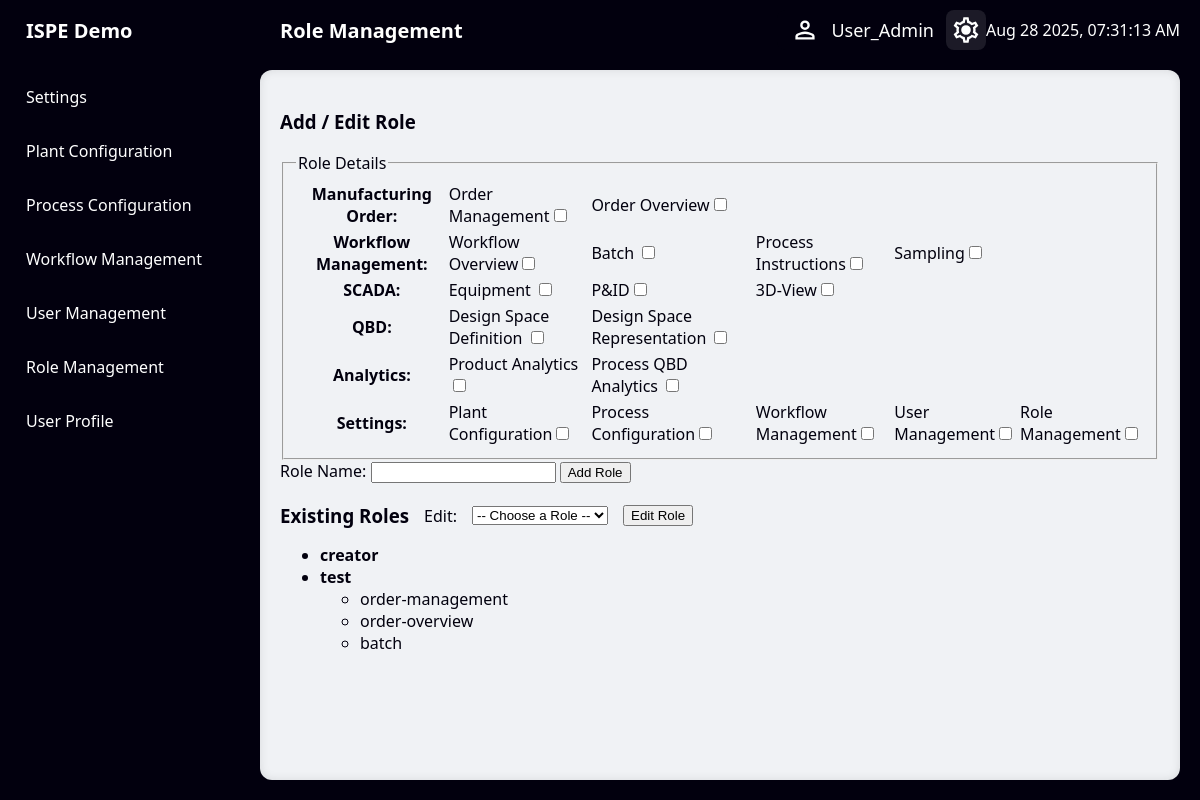
Page /role-management (signed in) on the committed database.
### models.py (models this page shows, shortened)
class User(UserMixin, db.Model):
    __tablename__ = 'users'
    uid = db.Column(db.Integer, primary_key=True)
    username = db.Column(db.String, nullable=False, unique = True)
    password = db.Column(db.String, nullable=False)
    roles = db.relationship('Role', secondary='user_roles', back_populates='users')

class Role(db.Model):
    __tablename__ = 'roles'
    id = db.Column(db.Integer, primary_key=True)
    name = db.Column(db.String, unique=True, nullable=False)
    users = db.relationship('User', secondary='user_roles', back_populates='roles')
    permissions = db.relationship('Permission', secondary='role_permissions', back_populates='roles')

class Permission(db.Model):
    __tablename__ = 'permissions'
    id = db.Column(db.Integer, primary_key=True)
    key = db.Column(db.String, unique=True, nullable=False)
    roles = db.relationship('Role', secondary='role_permissions', back_populates='permissions')

### app.py (the view)
    @app.route('/role-management')
    def role_management():
        roles = Role.query.options(db.joinedload(Role.permissions)).all()
        return render_template('role-management.html', roles=roles)

### timeout.py (called while the page is built, shortened)
def register_timeout_hook(app):
    @app.before_request
    def check_inactivity():
        if current_user.is_authenticated:
            now = datetime.utcnow()
            last_activity = session.get('last_activity')
            session['last_activity'] = now.isoformat()

### templates/role-management.html (shortened to what this page needs)
{% extends "basesettings.html" %}
{% block header_title %}Role Management{% endblock %}
{% block content %}
<div class="role-management-container">
    <div id="role-modal" class="modal">
        <div class="modal-content">
            <h3>Add / Edit Role</h3>
            <form id="role-form">
                <fieldset>
                    <legend>Role Details</legend>
                    <table>
                        <tr>
                            <th>Manufacturing Order:</th>
                            <td>Order Management<input type="checkbox" id="order-management"></td>
                            <td>Order Overview<input type="checkbox" id="order-overview"></td>
                        </tr>
                        <tr>
                            <th>Workflow Management:</th>
                            <td>Workflow Overview<input type="checkbox" id="workflow-overview"></td>
                            <td>Batch <input type="checkbox" id="batch"></td>
                            <td>Process Instructions<input type="checkbox" id="process-instructions"></td>
                            <td>Sampling<input type="checkbox" id="sampling"></td>
                        </tr>
                        <tr>
                            <th>SCADA:</th>
                            <td>Equipment <input type="checkbox" id="equipment"></td>
                            <td>P&ID<input type="checkbox" id="pid"></td>
                            <td>3D-View<input type="checkbox" id="3d-view"></td>
                        </tr>
                        <tr>
                            <th>QBD:</th>
                            <td>Design Space Definition <input type="checkbox" id="design-space-definition"></td>
                            <td>Design Space Representation <input type="checkbox" id="design-space-representation"></td>
                        </tr>
                        <tr>
                            <th>Analytics:</th>
                            <td>Product Analytics <input type="checkbox" id="product-analytics"></td>
                            <td>Process QBD Analytics <input type="checkbox" id="process-qbd-analytics"></td>
                        </tr>
                        <tr>
                            <th>Settings:</th>
                            <td>Plant Configuration<input type="checkbox" id="plant-configuration"></td>
                            <td>Process Configuration<input type="checkbox" id="process-configuration"></td>
                            <td>Workflow Management<input type="checkbox" id="workflow-management"></td>
                            <td>User Management<input type="checkbox" id="user-management"></td>
                            <td>Role Management<input type="checkbox" id="role-management"></td>
                        </tr>
                    </table>
                </fieldset>
                <label for="role-name">Role Name:</label>
                <input type="text" id="role-name" name="role-name">
                <button type="submit" id="add-btn">Add Role</button>
            </form>
        </div>
        <div style="display: flex; align-items: center; gap: 15px; margin-top: 20px; margin-bottom: 10px;">
            <h3 style="margin: 0;">Existing Roles</h3>
            <label for="role-select">Edit:</label>
            <select id="role-select">
                <option value="">-- Choose a Role --</option>
            </select>
            <button type="button" id="edit-btn">Edit Role</button>
        </div>
        <ul>
            {% for role in roles %}
                <li>
                    <strong>{{ role.name }}</strong>
                    {% if role.permissions %}
                        <ul>
                            {% for perm in role.permissions %}
                                <li>{{ perm.key }}</li>
                            {% endfor %}
                        </ul>
                    {% endif %}
                </li>
            {% else %}
                <li>No roles defined yet.</li>
            {% endfor %}
        </ul>
    </div>
</div>
{% endblock %}

### templates/basesettings.html (shortened to what this page needs)
<!DOCTYPE html>
<html lang="en">
<head>
    <link rel="stylesheet" href="{{ url_for('static', filename='css/style.css') }}">
    <link rel="stylesheet" href="{{ url_for('static', filename='css/header.css') }}">
    <link rel="stylesheet" href="{{ url_for('static', filename='css/sidebar.css') }}">
    <link rel="stylesheet" href="{{ url_for('static', filename='css/settings.css') }}">
    <link rel="stylesheet" href="{{ url_for('static', filename='css/plantconfig.css') }}">
    <link rel="stylesheet" href="{{ url_for('static', filename='css/login.css') }}">
    <link rel="stylesheet" href="{{ url_for('static', filename='css/processconfig.css') }}">
    <link rel="stylesheet" href="{{ url_for('static', filename='css/workflowmanagement.css') }}">
</head>
<body>
    <div class="header">
        <div class="left-section">
            {% block header_title %}Welcome Screen{% endblock %}
        </div>
        <div class="user-info">
            <img src="{{ url_for('static', filename='images/icons/user.svg') }}" alt="User" class="user-icon" style="width: 32px; height: 32px;">
            <span class="user-name" id="user-name">
                {% if current_user.is_authenticated %}
                {{ current_user.username }}
                {% endif %}
            </span>
        </div>
        <a href="/index" class="settings active">
            <img src="{{ url_for('static', filename='images/icons/settings.svg') }}" alt="Settings" class="settings-icon" style="width: 32px; height: 32px;">
        </a>
        <div class="right-section" id="datetime">
        </div>
    </div>
    <nav class = "sidebar">
        <div href="/index" class="logo">ISPE Demo</div>
        <div id = "settings-sidebar" class = "menu-content-settings show-sidebar">
            <div class = "menu-items-setting">
                <div class = "item-settings">
                    <a href="/settings">Settings</a>
                </div>
                <div class = "item-settings">
                    <a href="/plantconfig">Plant Configuration</a>
                </div>
                <div class = "item-settings">
                    <a href="/processconfig">Process Configuration</a>
                </div>
                <div class = "item-settings">
                    <a href="/workflow-management">Workflow Management</a>
                </div>
                <div class = "item-settings">
                    <a href="/user-management">User Management</a>
                </div>
                <div class = "item-settings">
                    <a href="/role-management">Role Management</a>
                </div>
                {% if current_user.is_authenticated %}
                <div class = "item-settings">
                    <a href="/user-profile">User Profile</a>
                </div>
                {% endif %}
            </div>
        </div>
    </nav>
    <div class="content">
        {% block content %}{% endblock %}
    </div>
</body>
</html>

### static/css/header.css (style rules this page uses)
.header { position: fixed; display: flex; justify-content: space-between; align-items: center; background-color: var(--header-background, #0a0a15); color: var(--header-text-color, white); height: 60px; left: 250px; right: 0; top: 0; padding: 0 20px; z-index: 1000; }
.left-section { display: flex; align-items: center; padding-left: 10px; padding-right: 50px; min-width: 100px; font-weight: bold; font-size: 20px; }
.right-section { display: flex; align-items: center; gap: 10px; min-width: 100px; }
.user-info { display: flex; align-items: center; background-color: var(--button-background, #1a1a2e); border-radius: 8px; padding: 0 12px; height: 40px; cursor: default; }
.user-icon { width: 32px; height: 32px; }
.user-name { margin-left: 10px; font-size: 18px; color: white; white-space: nowrap; }
.settings { display: flex; align-items: center; justify-content: center; width: 40px; height: 40px; border-radius: 8px; background-color: var(--button-background, #1a1a2e); cursor: pointer; transition: background-color 0.2s ease-in-out; }
.user-logout:hover, .settings:hover, .settings.active { background-color: var(--button-hover-color, #2a2a3d); }

### static/css/sidebar.css (style rules this page uses)
.sidebar { position: fixed; height: 100%; width: 230px; background: var(--sidebar-background); padding-left: 10px; padding-right: 10px; padding-bottom: 10px; top: 0; left: 0; }
.sidebar a { text-decoration: none; color: var(--sidebar-text-color); }
.logo { font-size: 20px; font-weight: bold; padding-left: 16px; height: 60px; color: var(--sidebar-text-color); display: flex; align-items: center; }
.menu-content-settings { position: relative; height: 100%; width: 100%; margin-top: 10px; overflow-y: scroll; visibility: hidden; }
.item a, .item-settings a, .submenu-item { padding:16px; display: inline-block; width: 198px; border-radius: 12px; cursor: pointer; }
#sidebar, #settings-sidebar { position: absolute; top: 70; left: 10; width: 100%; height: 100%; visibility: hidden; transition: opacity 0.3s ease; opacity: 0; }
#settings-sidebar.show-sidebar { visibility: visible; opacity: 1; }

### rows in the picture
User: username "User_Admin"
Role: name "creator"
Role: name "test"
Permission: key "order-management"
Permission: key "order-overview"
Permission: key "batch"
